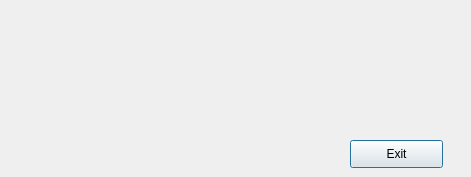
<?xml version="1.0" encoding="UTF-8"?>
<ui version="4.0">
 <class>cut_window</class>
 <widget class="QDialog" name="cut_window">
  <property name="geometry">
   <rect>
    <x>0</x>
    <y>0</y>
    <width>471</width>
    <height>177</height>
   </rect>
  </property>
  <property name="windowTitle">
   <string>Dialog</string>
  </property>
  <widget class="QPushButton" name="pushButton">
   <property name="geometry">
    <rect>
     <x>350</x>
     <y>140</y>
     <width>93</width>
     <height>28</height>
    </rect>
   </property>
   <property name="text">
    <string>Exit</string>
   </property>
  </widget>
 </widget>
 <resources/>
 <connections/>
</ui>
